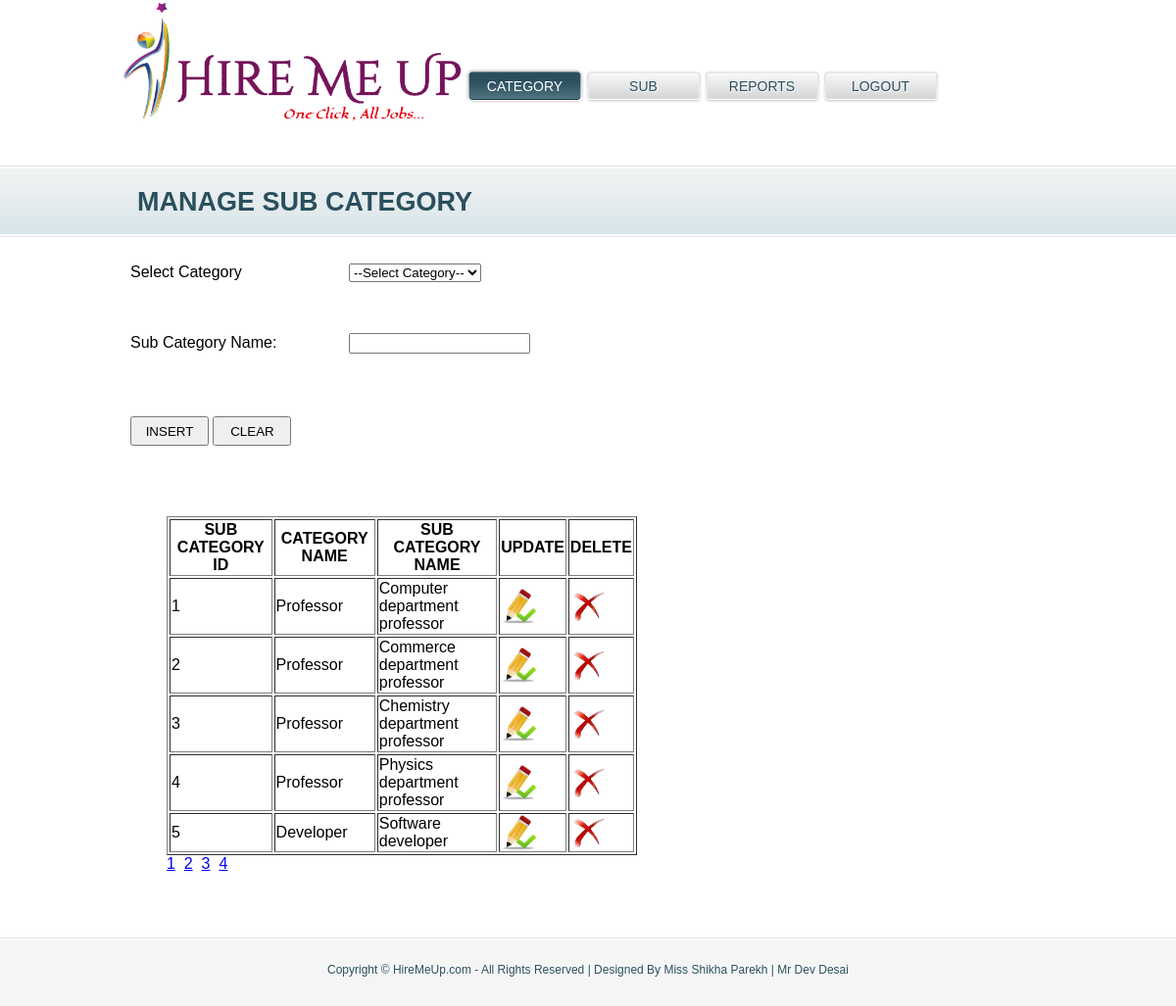
Screenshot of /admin_sub_cat.php with the database file from the repository.
### tables this page shows
CREATE TABLE IF NOT EXISTS `job_sub_cat` (
  `sub_cat_id` int(11) NOT NULL,
  `cat_id` int(11) NOT NULL,
  `sub_cat` varchar(50) NOT NULL,
  PRIMARY KEY (`sub_cat_id`),
  KEY `cat_id` (`cat_id`)
);

CREATE TABLE IF NOT EXISTS `job_category` (
  `cat_id` int(11) NOT NULL,
  `cat_name` varchar(80) NOT NULL,
  PRIMARY KEY (`cat_id`)
);

### admin_sub_cat.php (the view, shortened to what this page needs)
<?php
include("admin_header.php");
?>
<div id="body">
  <div class="blog1">
    <h1>Manage Sub Category</h1>
    <div>
		<form name="form1" method="post" id="form1">
		<table width="500px" height="250px">
			<tr>
				<td>Select Category</td>
				<td><select id="selcat" name="selcat">
				<option value="0">--Select Category--</option>
				</select>
				</td>
			</tr>
			<tr>
				<td>Sub Category Name:</td>
				<td><input type="text" name="txtscat" value="<?php echo $scat1; ?>"></td>
			</tr>
			<tr>
				<td colspan="2">
				<?php
				if(!isset($_REQUEST['upid']))
				{
				?>
					<input type="submit" name="btninsert" value="INSERT" style="width:80px; height:30px" onclick="return validation()" />
				<?php
				}else{
				?>
				<input type="submit" name="btnupdate" value="UPDATE" style="width:80px; height:30px" />
				<?php
				}
				?>
				<input type="submit" name="btnclear" value="CLEAR" style="width:80px; height:30px" /></td>
			</tr>
		</table>
		</form>
    </div>
    <ul>
    <br/>
   <?php
	$qur=mysql_query("select * from job_sub_cat");
	$pgsize=5;
	$total=mysql_num_rows($qur);
	$tot_page=ceil($total/$pgsize);
	$cpgno=1;
	$stops=($cpgno-1) * $pgsize;
	$qur1=mysql_query("select * from job_sub_cat limit $stops,$pgsize");
	echo "<table border='1' width='480px'>
	<thead>
		<tr>
			<th>SUB CATEGORY ID</th>
			<th>CATEGORY NAME</th>
			<th>SUB CATEGORY NAME</th>
			<th>UPDATE</th>
			<th>DELETE</th>
		</tr>
	</thead>";
	while($q=mysql_fetch_row($qur1))
	{
		echo "<tr>";
		echo "<td>$q[0]</td>";
		$temp2=mysql_query("select cat_name from job_category where cat_id='$q[1]'");
		$t2=mysql_fetch_row($temp2);
		echo "<td>$t2[0]</td>";
		echo "<td>$q[2]</td>";
		echo "<td><a href='admin_sub_cat.php?upid=$q[0]'><img src='images/edit.ico' width='36px' height='36px'></a></td>";
		echo "<td><a href='admin_sub_cat.php?did=$q[0]'><img src='images/delete.png'></a></td>";
		echo "</tr>";
	}
	echo "</table>";
	for($i=1;$i<=$tot_page;$i++)
	{
		echo "<a href=admin_sub_cat.php?pno=$i>$i</a>&nbsp;&nbsp;";
	}
   ?>
    </ul>
  </div>
</div>
<?php
include("footer.php");
?>

### admin_header.php (shortened to what this page needs)
<!DOCTYPE html>
<html>
<head>
<link rel="stylesheet" type="text/css" href="style.css" media="all" />
</head>
<body>
<div id="header">
  <div id="logo"><a href="index.html"><img src="images/hlogo1.png" width="359px" height="133px" alt="" /></a></div>
  <ul>
    <li class="selected"><a href="admin_cat.php"><span>Category</span></a></li>
    <li><a href="admin_sub_cat.php"><span>Sub Category</span></a></li>
    <li><a href="reports.php"><span>Reports</span></a></li>
    <li><a href="logout.php"><span>Logout</span></a></li>
  </ul>
</div>

### footer.php
<div id="footer">
  <div>
    <p>Copyright &copy; <a href="#">HireMeUp.com</a> - All Rights Reserved | Designed By <a target="_blank" href="#">Miss Shikha Parekh | Mr Dev Desai</a></p>
  </div>
</div>
</body>
</html>

### style.css (style rules this page uses)
body { font-family:Arial, Helvetica, sans-serif; margin:0; padding:0; }
#header { margin:0 auto; padding:0; overflow:hidden; width:960px; }
#header #logo { float:left; height:144px; width:355px; }
#header #logo img { border:0; }
#header ul { float:right; margin:0; padding:70px 0 0 0; overflow:hidden; width:605px; }
#header ul li { list-style-type:none; float:left; margin:0; padding:0; width:121px; }
#header ul li a, #header ul li a span, #header ul li a:hover, #header ul li a:hover span, #header ul li.selected a, #header ul li.selected a span { background:url(images/menu.gif); }
#header ul li a { background-position:10px 0; color:#2a4f5e; display:block; font-size:14px; height:36px; line-height:36px; margin:0; padding:0 0 0 10px; text-align:center; text-decoration:none; text-transform:uppercase; text-shadow:1px 1px 1px #fff; }
#header ul li a span { background-position:-70px 0; display:block; margin:0; padding:0 10px 0 0; }
#header ul li.selected a { background-position:10px 36px; color:#fff; text-shadow:none; }
#header ul li.selected a span { background-position:-70px -74px; }
#body { background:url(images/bg-content.gif) repeat-x top left; margin:0; padding:0; min-width:960px; }
#body .contact, #body .about, #body .services, #body .blog, #body .blog1 { margin:0 auto; padding:25px 10px 50px 10px; width:940px; }
#body h1 { color:#2a4f5e; font-size:27px; font-weight:bold; height:74px; line-height:74px; margin:0; padding:0; text-indent:10px; text-transform:uppercase; }
#body .blog1 { overflow:hidden; }
#footer { background:#f5f5f5 url(images/bg-footer.gif) repeat-x top left; margin:0; min-width:960px; padding:0; }
#footer div { margin:0 auto; overflow:hidden; padding:26px 0 0; width:960px; }
#footer div p { color:#2a4f5e; font-size:12px; margin:0; padding:0 0 30px 0; text-align:center; text-shadow:1px 1px 1px #fff; }
#footer div p a { color:#2a4f5e; text-decoration:none; }

### rows the page displays
job_sub_cat: sub_cat_id "1", cat.cat_name "Professor", sub_cat "Computer department professor"
job_sub_cat: sub_cat_id "2", cat.cat_name "Professor", sub_cat "Commerce department professor"
job_sub_cat: sub_cat_id "3", cat.cat_name "Professor", sub_cat "Chemistry department professor"
job_sub_cat: sub_cat_id "4", cat.cat_name "Professor", sub_cat "Physics department professor"
job_sub_cat: sub_cat_id "5", cat.cat_name "Developer", sub_cat "Software developer"
